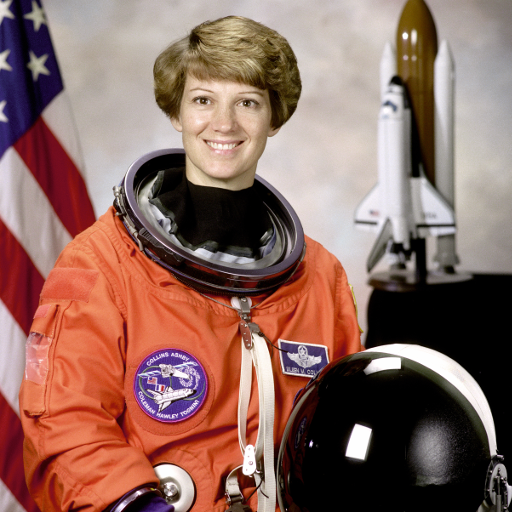
#> input picture skimage.data.astronaut(), 512 x 512 px
$ jupyter execute --allow-errors HW2_Solution.ipynb
#> lines starting #> are read from the running program, lines starting #| are printed output that depends on the picture
[cell 1]
import numpy as np
import matplotlib.pyplot as plt
from skimage import io, transform, exposure, filters, data, color
import os

**1 a.** Apply two Gaussian filters with sigmas 2 and 4 respectively on a grayscale version of the “astronaut” image from the skimage data module. Now subtract the latter output (sigma=4) from the former one (sigma=2). Display the two outputs and this difference image side by side.

[cell 2]
img = data.astronaut()
#> img is the input picture: shape (512, 512, 3); mean R, G, B 141.6, 105.8, 96.5
gray_image = color.rgb2gray(img)
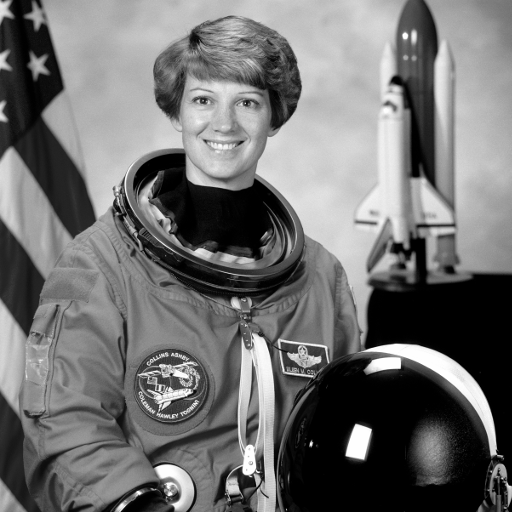
#> gray_image: shape (512, 512) float64; min 0, max 1, mean 0.442

out1 = filters.gaussian(gray_image, sigma=2, mode='constant',truncate=3)
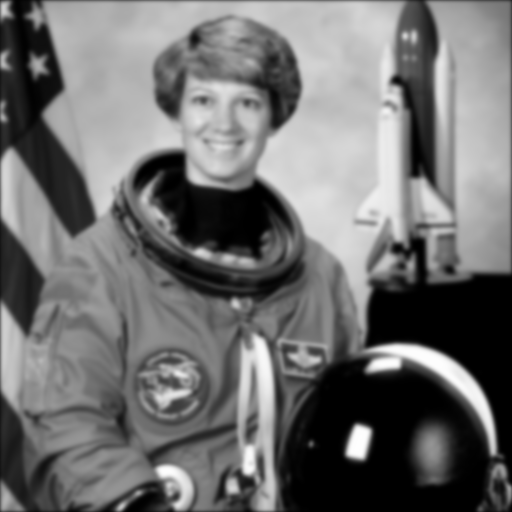
#> out1: shape (512, 512) float64; min 0, max 0.996, mean 0.44
out2 = filters.gaussian(gray_image, sigma=4, mode='constant',truncate=3)
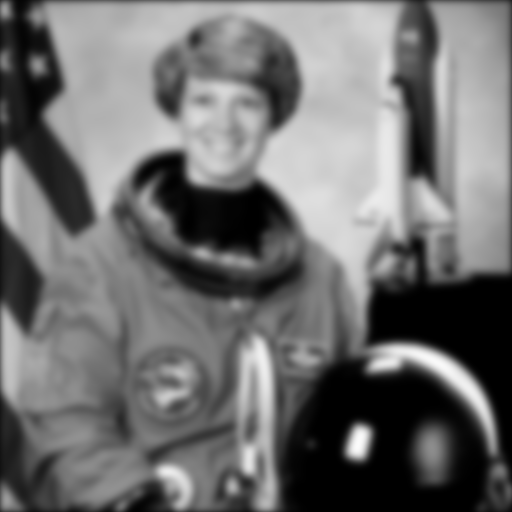
#> out2: shape (512, 512) float64; min 0, max 0.985, mean 0.437
out = out1-out2
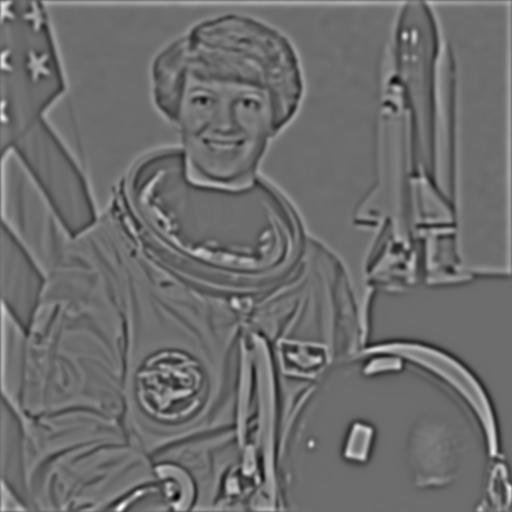
#> out: shape (512, 512) float64; min -0.236, max 0.316, mean 0.00252; drawn with min black and max white

out = out - np.amin(out)
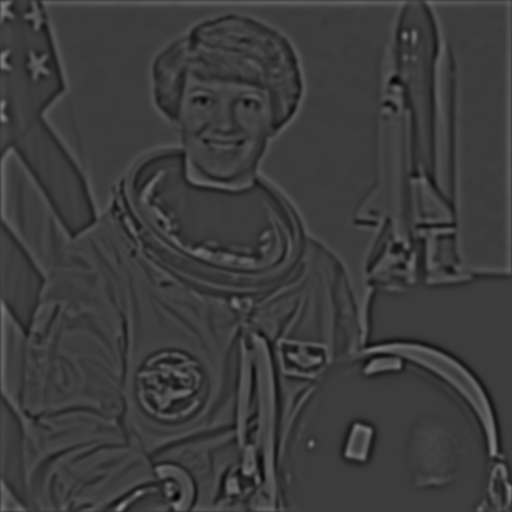
#> out: shape (512, 512) float64; min 0, max 0.553, mean 0.239
out = out / np.amax(out)
out = np.uint8(out*255)

fig,(g2,g4,dif)= plt.subplots(ncols=3, figsize=(16, 8))
g2.imshow(out1,'gray')
g2.axis('off')

g4.imshow(out2,'gray')
g4.axis('off')

dif.imshow(out,'gray')
dif.axis('off')

**1 b.** Use SP.jpg (attached) for this question. This image has salt and pepper noise. Use a median filter to remove this noise. Display the original and new images side by side.

[cell 3]
img = io.imread('SP.jpg')
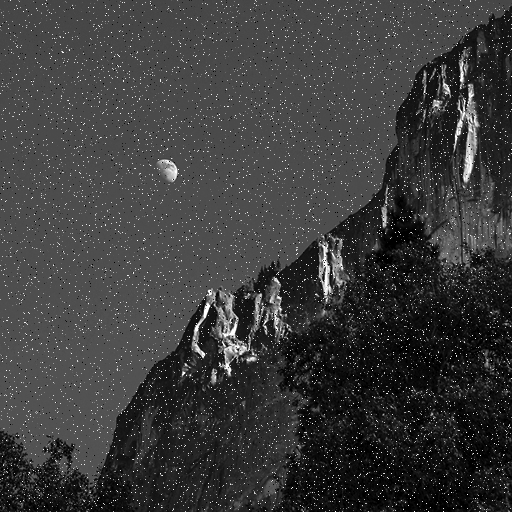
#> input picture CSCI-450/Homework/HW2/SP.jpg, 512 x 512 px
#> img is the input picture: shape (512, 512); min 0, max 255, mean 59.6

out = filters.median(img)
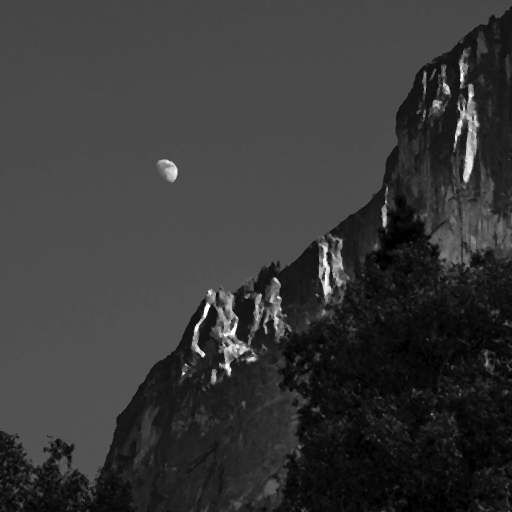
#> out: shape (512, 512); min 0, max 255, mean 55.8

fig,(orig,filt)= plt.subplots(ncols=2, figsize=(16, 8))

orig.imshow(img,'gray')
orig.axis('off')

filt.imshow(out,'gray')
filt.axis('off')

**2.** Write a function called tinyImage that creates a feature vector out of a color image as follows: the image is first resized to 16x16 pixels (skimage.transform.resize), then all pixels (16x16x3=768) are stretched out in the form of one vector. Repeat last week’s retrieval experiment on Oxford Flowers with this feature vector instead of color histogram. You may use any distance measure.

[cell 4]
def tinyImage(img):
    image = transform.resize(img, (16,16), anti_aliasing=True)
    temp = image.flatten() # may also use reshape() or ravel()
    return temp

[cell 5]
path = 'C:/work/data/oxford_flowers_102/jpg'
imagelist = os.listdir(path)
len(imagelist)
if imagelist[-1]=='Thumbs.db':
    imagelist = imagelist[:-1]
len(imagelist)

[cell 6]
featuresize = 768
features = np.zeros((len(imagelist),featuresize))

for i in range(len(imagelist)):
    image = io.imread(path + '/' + imagelist[i])
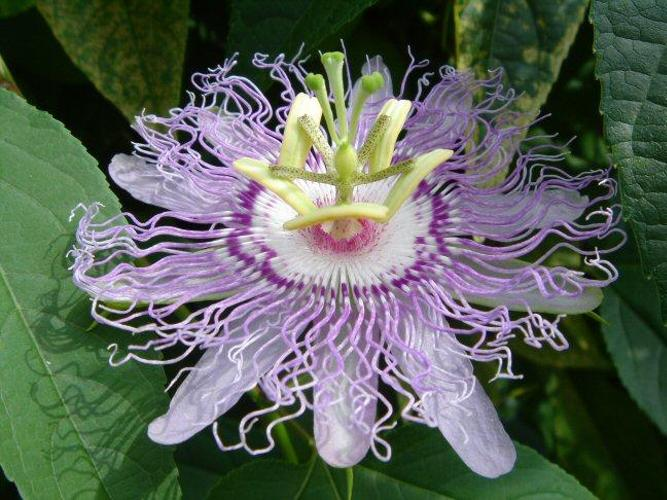
#> input picture CSCI-450/Data/Oxford-Flowers/jpg/image_00212.jpg, 667 x 500 px, found by its file name
#> image is the input picture: shape (500, 667, 3); mean R, G, B 91.1, 99.5, 89.6
    features[i,:] = tinyImage(image)
#> in tinyImage, `temp = image.flatten()`: temp = 768 values, max 0.824 at index 309, min 0.00683 at index 767, mean 0.366
    line = '\rProcessing '+ str(i+1) + ' of '+ str(len(imagelist))
    print(line, end='')

[cell 7]
querynum = np.random.randint(len(imagelist))
print(querynum)
queryimage = io.imread(path + '/' + imagelist[querynum])
plt.imshow(queryimage)
plt.axis('off')

[cell 8]
# Either of the two below is fine
def euclideanDistance(a,b):
    a = np.array(a)
    b = np.array(b)
    return np.sqrt(np.sum((a-b)**2))

def manhattanDistance(a,b):
    a = np.array(a)
    b = np.array(b)
    return np.sum(np.abs(a-b))

[cell 9]
distances = np.zeros(len(imagelist))
for i in range(len(imagelist)):
    distances[i] = manhattanDistance(features[querynum,:],features[i,:])
    line = '\rProcessing '+ str(i+1) + ' of '+ str(len(imagelist))
    print(line, end='')

order = np.argsort(distances)
